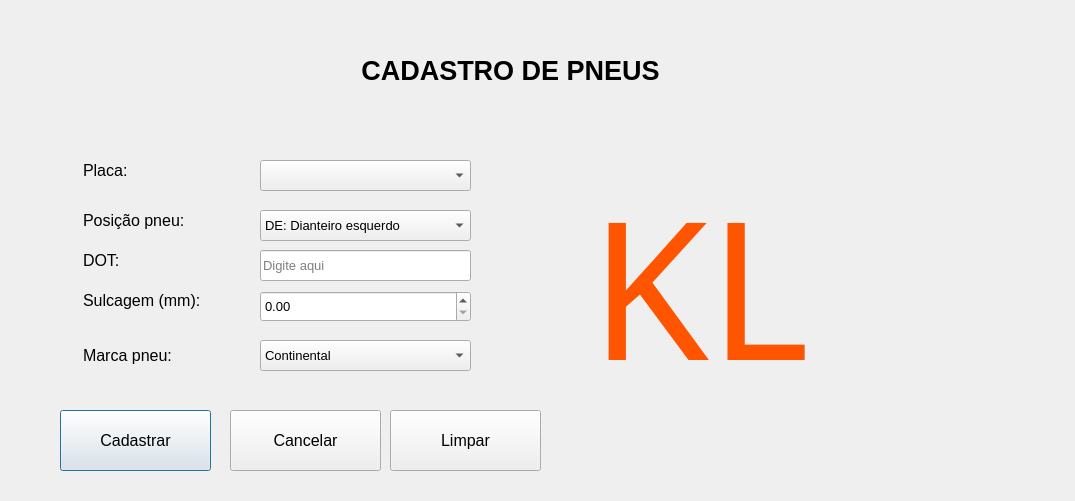
<?xml version="1.0" encoding="UTF-8"?>
<ui version="4.0">
 <class>Dialog</class>
 <widget class="QDialog" name="Dialog">
  <property name="geometry">
   <rect>
    <x>0</x>
    <y>0</y>
    <width>1075</width>
    <height>501</height>
   </rect>
  </property>
  <property name="windowTitle">
   <string>Dialog</string>
  </property>
  <widget class="QLabel" name="label">
   <property name="geometry">
    <rect>
     <x>280</x>
     <y>40</y>
     <width>461</width>
     <height>61</height>
    </rect>
   </property>
   <property name="font">
    <font>
     <pointsize>20</pointsize>
     <weight>50</weight>
     <bold>false</bold>
    </font>
   </property>
   <property name="text">
    <string>&lt;html&gt;&lt;head/&gt;&lt;body&gt;&lt;p align=&quot;center&quot;&gt;&lt;span style=&quot; font-weight:600;&quot;&gt;CADASTRO DE PNEUS&lt;/span&gt;&lt;/p&gt;&lt;/body&gt;&lt;/html&gt;</string>
   </property>
   <property name="textFormat">
    <enum>Qt::RichText</enum>
   </property>
  </widget>
  <widget class="QLabel" name="label_2">
   <property name="geometry">
    <rect>
     <x>80</x>
     <y>150</y>
     <width>81</width>
     <height>41</height>
    </rect>
   </property>
   <property name="font">
    <font>
     <pointsize>12</pointsize>
    </font>
   </property>
   <property name="cursor">
    <cursorShape>PointingHandCursor</cursorShape>
   </property>
   <property name="text">
    <string>Placa:</string>
   </property>
   <property name="textFormat">
    <enum>Qt::RichText</enum>
   </property>
   <property name="indent">
    <number>3</number>
   </property>
  </widget>
  <widget class="QLabel" name="label_6">
   <property name="geometry">
    <rect>
     <x>80</x>
     <y>240</y>
     <width>81</width>
     <height>41</height>
    </rect>
   </property>
   <property name="font">
    <font>
     <pointsize>12</pointsize>
    </font>
   </property>
   <property name="cursor">
    <cursorShape>PointingHandCursor</cursorShape>
   </property>
   <property name="text">
    <string>DOT:</string>
   </property>
   <property name="textFormat">
    <enum>Qt::RichText</enum>
   </property>
   <property name="indent">
    <number>3</number>
   </property>
  </widget>
  <widget class="QLabel" name="label_9">
   <property name="geometry">
    <rect>
     <x>80</x>
     <y>200</y>
     <width>141</width>
     <height>41</height>
    </rect>
   </property>
   <property name="font">
    <font>
     <pointsize>12</pointsize>
    </font>
   </property>
   <property name="cursor">
    <cursorShape>PointingHandCursor</cursorShape>
   </property>
   <property name="text">
    <string>Posição pneu:</string>
   </property>
   <property name="textFormat">
    <enum>Qt::RichText</enum>
   </property>
   <property name="indent">
    <number>3</number>
   </property>
  </widget>
  <widget class="QLabel" name="label_10">
   <property name="geometry">
    <rect>
     <x>80</x>
     <y>280</y>
     <width>151</width>
     <height>41</height>
    </rect>
   </property>
   <property name="font">
    <font>
     <pointsize>12</pointsize>
    </font>
   </property>
   <property name="cursor">
    <cursorShape>PointingHandCursor</cursorShape>
   </property>
   <property name="text">
    <string>Sulcagem (mm):</string>
   </property>
   <property name="textFormat">
    <enum>Qt::RichText</enum>
   </property>
   <property name="indent">
    <number>3</number>
   </property>
  </widget>
  <widget class="QComboBox" name="comboBoxTyrePos">
   <property name="geometry">
    <rect>
     <x>260</x>
     <y>210</y>
     <width>211</width>
     <height>31</height>
    </rect>
   </property>
   <property name="font">
    <font>
     <pointsize>10</pointsize>
    </font>
   </property>
   <property name="toolTip">
    <string>Escolha uma entre as quatro opções disponíveis.</string>
   </property>
   <property name="styleSheet">
    <string notr="true">alternate-background-color: rgb(0, 170, 255);
gridline-color: rgb(0, 170, 255);</string>
   </property>
   <item>
    <property name="text">
     <string>DE: Dianteiro esquerdo</string>
    </property>
   </item>
   <item>
    <property name="text">
     <string>TE: Traseiro esquerdo</string>
    </property>
   </item>
   <item>
    <property name="text">
     <string>TD: Traseiro direito</string>
    </property>
   </item>
   <item>
    <property name="text">
     <string>DD: Dianteiro direito</string>
    </property>
   </item>
   <item>
    <property name="text">
     <string>ES: Estepe</string>
    </property>
   </item>
   <item>
    <property name="text">
     <string>LE: Leilão</string>
    </property>
   </item>
  </widget>
  <widget class="QDoubleSpinBox" name="doubleSpinBoxTyreGroove">
   <property name="geometry">
    <rect>
     <x>260</x>
     <y>291</y>
     <width>211</width>
     <height>31</height>
    </rect>
   </property>
   <property name="font">
    <font>
     <pointsize>10</pointsize>
    </font>
   </property>
   <property name="toolTip">
    <string>Esta medida pode ser feita com um paquímetro ou um profundímetro. A sulcagem pode variar ao longo da banda, então informe valor médio se necessário.</string>
   </property>
   <property name="styleSheet">
    <string notr="true">alternate-background-color: rgb(0, 170, 255);
gridline-color: rgb(0, 170, 255);</string>
   </property>
  </widget>
  <widget class="QLineEdit" name="lineTyreDOT">
   <property name="geometry">
    <rect>
     <x>260</x>
     <y>250</y>
     <width>211</width>
     <height>31</height>
    </rect>
   </property>
   <property name="font">
    <font>
     <pointsize>10</pointsize>
    </font>
   </property>
   <property name="mouseTracking">
    <bool>true</bool>
   </property>
   <property name="toolTip">
    <string>Digite apenas números. Ex.: 2223.</string>
   </property>
   <property name="styleSheet">
    <string notr="true">alternate-background-color: rgb(0, 170, 255);
gridline-color: rgb(0, 170, 255);</string>
   </property>
   <property name="text">
    <string/>
   </property>
   <property name="placeholderText">
    <string>Digite aqui</string>
   </property>
  </widget>
  <widget class="QPushButton" name="pushButton">
   <property name="geometry">
    <rect>
     <x>60</x>
     <y>410</y>
     <width>151</width>
     <height>61</height>
    </rect>
   </property>
   <property name="font">
    <font>
     <pointsize>12</pointsize>
    </font>
   </property>
   <property name="whatsThis">
    <string>&lt;html&gt;&lt;head/&gt;&lt;body&gt;&lt;p&gt;xxxxx&lt;/p&gt;&lt;/body&gt;&lt;/html&gt;</string>
   </property>
   <property name="autoFillBackground">
    <bool>false</bool>
   </property>
   <property name="styleSheet">
    <string notr="true">alternate-background-color: rgb(85, 170, 255);</string>
   </property>
   <property name="text">
    <string>Cadastrar</string>
   </property>
   <property name="checkable">
    <bool>false</bool>
   </property>
  </widget>
  <widget class="QLabel" name="label_13">
   <property name="geometry">
    <rect>
     <x>80</x>
     <y>335</y>
     <width>131</width>
     <height>41</height>
    </rect>
   </property>
   <property name="font">
    <font>
     <pointsize>12</pointsize>
    </font>
   </property>
   <property name="cursor">
    <cursorShape>PointingHandCursor</cursorShape>
   </property>
   <property name="text">
    <string>Marca pneu:</string>
   </property>
   <property name="textFormat">
    <enum>Qt::RichText</enum>
   </property>
   <property name="indent">
    <number>3</number>
   </property>
  </widget>
  <widget class="QComboBox" name="comboBox_TyreBrand">
   <property name="geometry">
    <rect>
     <x>260</x>
     <y>340</y>
     <width>211</width>
     <height>31</height>
    </rect>
   </property>
   <property name="font">
    <font>
     <pointsize>10</pointsize>
    </font>
   </property>
   <property name="toolTip">
    <string/>
   </property>
   <property name="styleSheet">
    <string notr="true">alternate-background-color: rgb(0, 170, 255);
gridline-color: rgb(0, 170, 255);</string>
   </property>
   <item>
    <property name="text">
     <string>Continental</string>
    </property>
   </item>
   <item>
    <property name="text">
     <string>Dunlop</string>
    </property>
   </item>
   <item>
    <property name="text">
     <string>Bridgestone</string>
    </property>
   </item>
   <item>
    <property name="text">
     <string>Dayton</string>
    </property>
   </item>
   <item>
    <property name="text">
     <string>Firestone</string>
    </property>
   </item>
   <item>
    <property name="text">
     <string>General tire</string>
    </property>
   </item>
   <item>
    <property name="text">
     <string>Goodyear</string>
    </property>
   </item>
   <item>
    <property name="text">
     <string>Hankook</string>
    </property>
   </item>
   <item>
    <property name="text">
     <string>Outro</string>
    </property>
   </item>
   <item>
    <property name="text">
     <string>Pirelli</string>
    </property>
   </item>
   <item>
    <property name="text">
     <string>Yokohama</string>
    </property>
   </item>
  </widget>
  <widget class="QPushButton" name="pushButton_2">
   <property name="geometry">
    <rect>
     <x>230</x>
     <y>410</y>
     <width>151</width>
     <height>61</height>
    </rect>
   </property>
   <property name="font">
    <font>
     <pointsize>12</pointsize>
    </font>
   </property>
   <property name="whatsThis">
    <string>&lt;html&gt;&lt;head/&gt;&lt;body&gt;&lt;p&gt;xxxxx&lt;/p&gt;&lt;/body&gt;&lt;/html&gt;</string>
   </property>
   <property name="autoFillBackground">
    <bool>false</bool>
   </property>
   <property name="styleSheet">
    <string notr="true">alternate-background-color: rgb(85, 170, 255);</string>
   </property>
   <property name="text">
    <string>Cancelar</string>
   </property>
   <property name="checkable">
    <bool>false</bool>
   </property>
  </widget>
  <widget class="QPushButton" name="pushButton_3">
   <property name="geometry">
    <rect>
     <x>390</x>
     <y>410</y>
     <width>151</width>
     <height>61</height>
    </rect>
   </property>
   <property name="font">
    <font>
     <pointsize>12</pointsize>
    </font>
   </property>
   <property name="whatsThis">
    <string>&lt;html&gt;&lt;head/&gt;&lt;body&gt;&lt;p&gt;xxxxx&lt;/p&gt;&lt;/body&gt;&lt;/html&gt;</string>
   </property>
   <property name="autoFillBackground">
    <bool>false</bool>
   </property>
   <property name="styleSheet">
    <string notr="true">alternate-background-color: rgb(85, 170, 255);</string>
   </property>
   <property name="text">
    <string>Limpar</string>
   </property>
   <property name="checkable">
    <bool>false</bool>
   </property>
  </widget>
  <widget class="QLabel" name="label_14">
   <property name="geometry">
    <rect>
     <x>590</x>
     <y>150</y>
     <width>441</width>
     <height>271</height>
    </rect>
   </property>
   <property name="font">
    <font>
     <family>Webdings</family>
     <pointsize>144</pointsize>
    </font>
   </property>
   <property name="styleSheet">
    <string notr="true">color: rgb(255, 85, 0);
alternate-background-color: rgb(85, 85, 255);</string>
   </property>
   <property name="text">
    <string>KL</string>
   </property>
  </widget>
  <widget class="QComboBox" name="comboBox">
   <property name="geometry">
    <rect>
     <x>260</x>
     <y>160</y>
     <width>211</width>
     <height>31</height>
    </rect>
   </property>
  </widget>
 </widget>
 <resources/>
 <connections/>
</ui>
